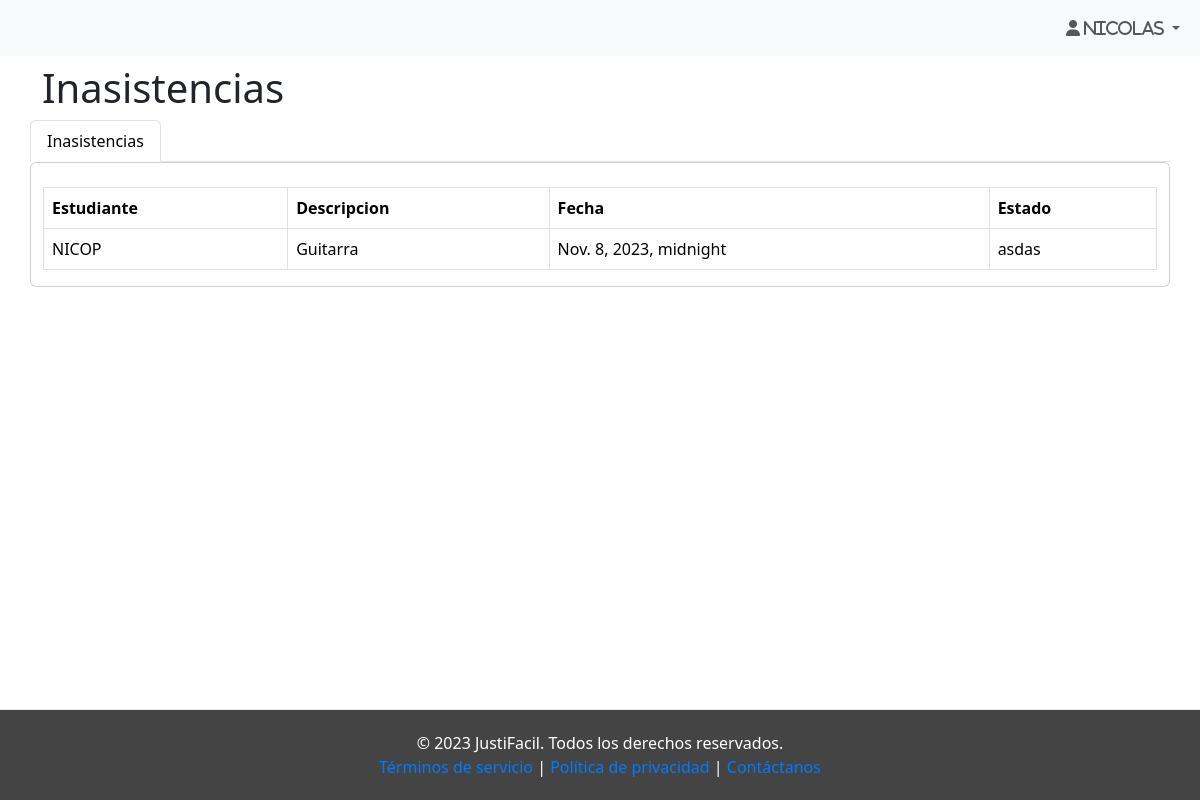
The app's page /home/historial/ (signed in), older data.
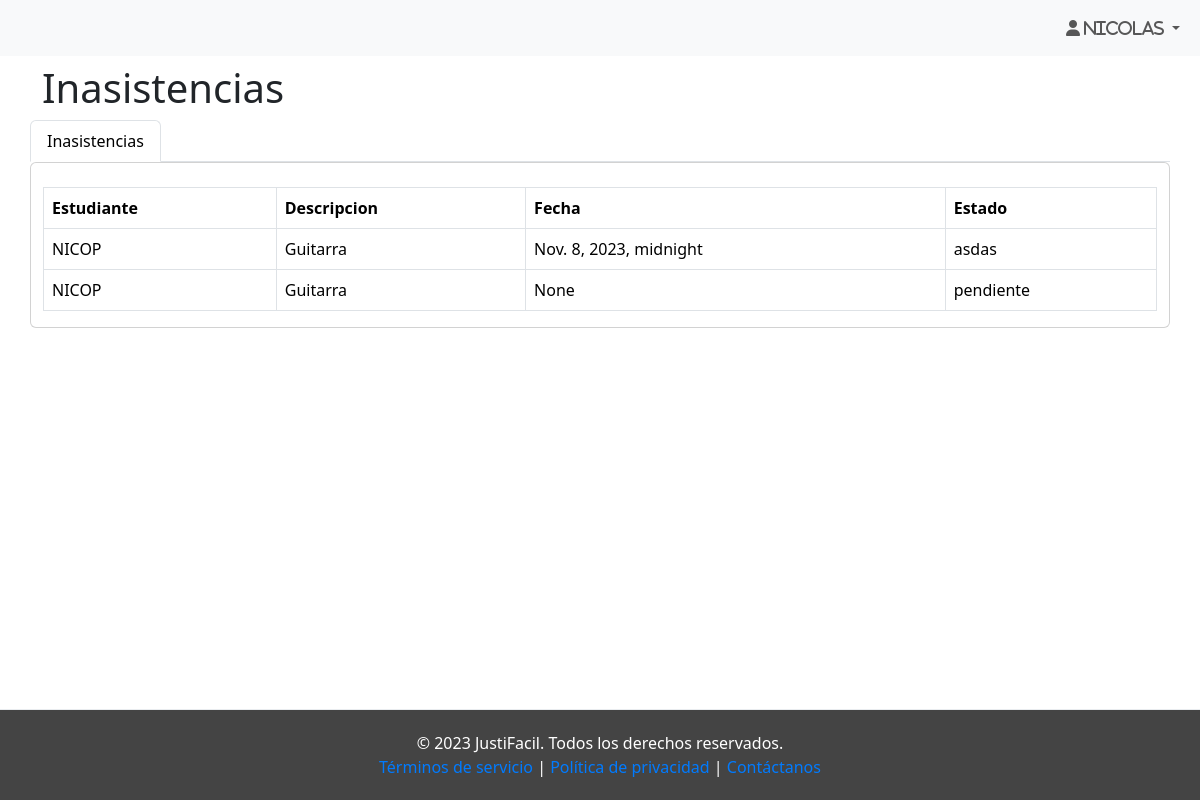
The same page, newer data.
### Inicio/models.py (models this page shows, shortened)
class Inasistencia(models.Model):
    estudiante =  models.ForeignKey('auth.User', on_delete=models.CASCADE)
    descripcion = models.CharField(max_length=300)
    imagen = models.ImageField(upload_to='media/inasistencias', null=True)
    fecha = models.DateTimeField(null=True)
    estado = models.CharField(max_length=10, choices=settings.ESTADOS, default='pendiente')

### Inicio/views.py (the view)
# urls.py: path('home/historial/', views.historial_inasistencias, name='historial_inasistencias'),
def historial_inasistencias(request):
    inasistencias = Inasistencia.objects.filter(estudiante=request.user)
    return render(request, 'historial.html', {'inasistencias': inasistencias})

### Inicio/templates/historial.html (shortened to what this page needs)
{% extends 'layouts/normal/base.html' %}
{% load static %}
{% block contenido %}
<nav class="navbar navbar-expand-lg bg-body-tertiary " >
    <div class="container-fluid">
        <div class="collapse navbar-collapse" id="navbarSupportedContent">
            <ul class="navbar-nav me-auto mb-2 mb-lg-0">
                <li class="nav-item">
                    <a class="nav-link active" aria-current="page" href="#"></a>
                </li>
            </ul>
            <ul class="navbar-nav mb-2 mb-lg-0">
                <form class="d-flex" role="search" >
                    <li class="nav-item dropdown">
                        <a class="nav-link dropdown-toggle fas fa-user" href="#" role="button" data-bs-toggle="dropdown" aria-expanded="false">
                            {{ request.user.first_name }}</span>
                        </a>
                    </li>
                </form>
            </ul>
        </div>
    </div>
</nav>
<div class="container">
    <div class="row">
      <h1 class="mt-2">Inasistencias</h1>
      <ul class="nav nav-tabs">
        <li class="nav-item">
          <a class="nav-link active" href="#">Inasistencias</a>
        </li>
      </ul>
      <div class="card">
        <table class="table table-bordered mt-4">
          <thead>
            <tr>
              <th scope="col">Estudiante</th>
              <th scope="col">Descripcion</th>
              <th scope="col">Fecha</th>
              <th scope="col">Estado</th>
            </tr>
          </thead>
          <tbody>
            {% for inasistencia in inasistencias %}
              <tr>
                <td>{{ inasistencia.estudiante.username }}</td>
                <td>{{ inasistencia.descripcion }}</td>
                <td>{{ inasistencia.fecha }}</td>
                <td>{{ inasistencia.estado }}</td>
              </tr>
            {% endfor %}
          </tbody>
        </table>
      </div>
    </div>
  </div>
{% endblock %}

Row changes from the older to the newer data that the page shows:
added Inasistencia: estudiante.username "NICOP", descripcion "Guitarra", fecha "None", estado "pendiente"
